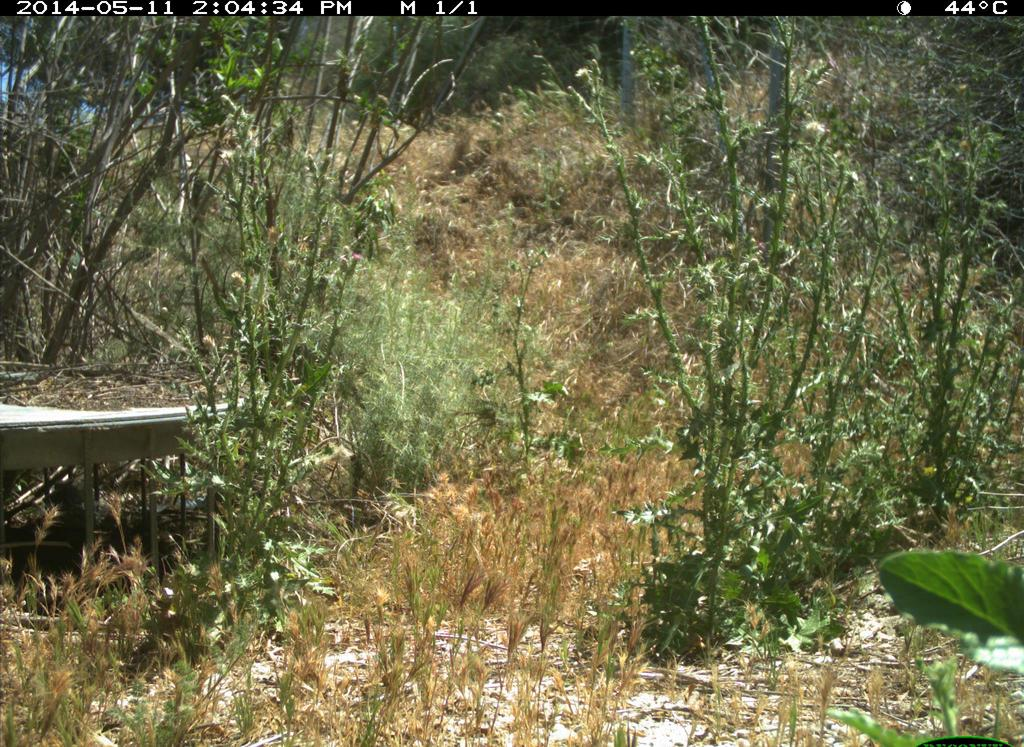
#> input picture input/train_test/5858c1d8-23d2-11e8-a6a3-ec086b02610b.jpg, 1024 x 747 px
$ python -i transform.py   (imports and definitions only)
#> lines starting #> are read from the running program, lines starting #| are printed output that depends on the picture
#> further down, picture is the input picture: shape (747, 1024, 3); mean B, G, R 73.1, 107, 108.5
import cv2


class CLACHE:
    """
    ref: https://docs.opencv.org/3.1.0/d5/daf/tutorial_py_histogram_equalization.html
    """
    def __init__(self):
        self.clahe = cv2.createCLAHE(clipLimit=2.0, tileGridSize=(16, 16))

    def __call__(self, train_img):
        # Color balancing
        img_lab = cv2.cvtColor(train_img, cv2.COLOR_BGR2Lab)
#> img_lab: shape (747, 1024, 3); mean of channels 0, 1, 2 112.2, 122.9, 147.1

        l, a, b = cv2.split(img_lab)
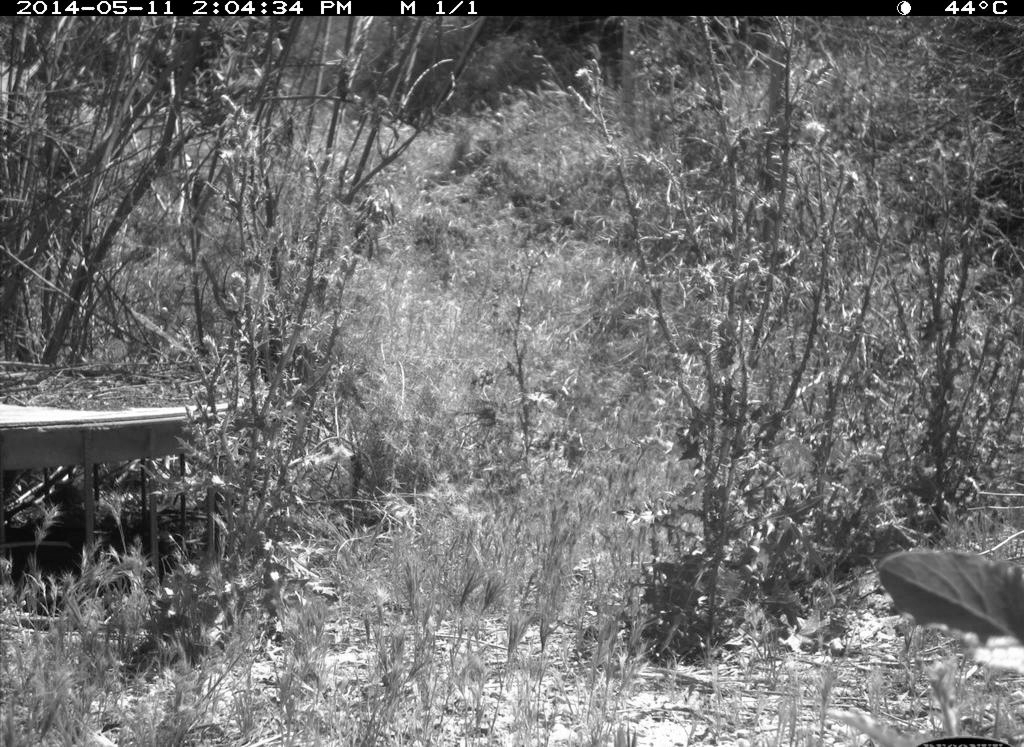
#> l: shape (747, 1024); min 0, max 255, mean 112.2
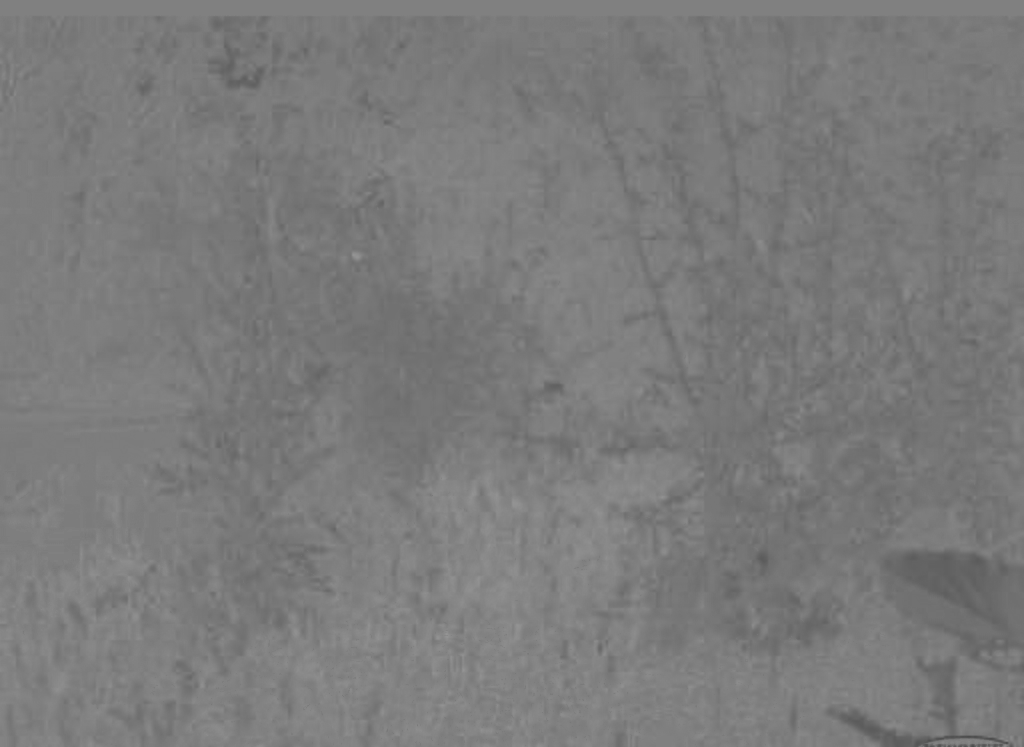
#> a: shape (747, 1024); min 76, max 149, mean 122.9
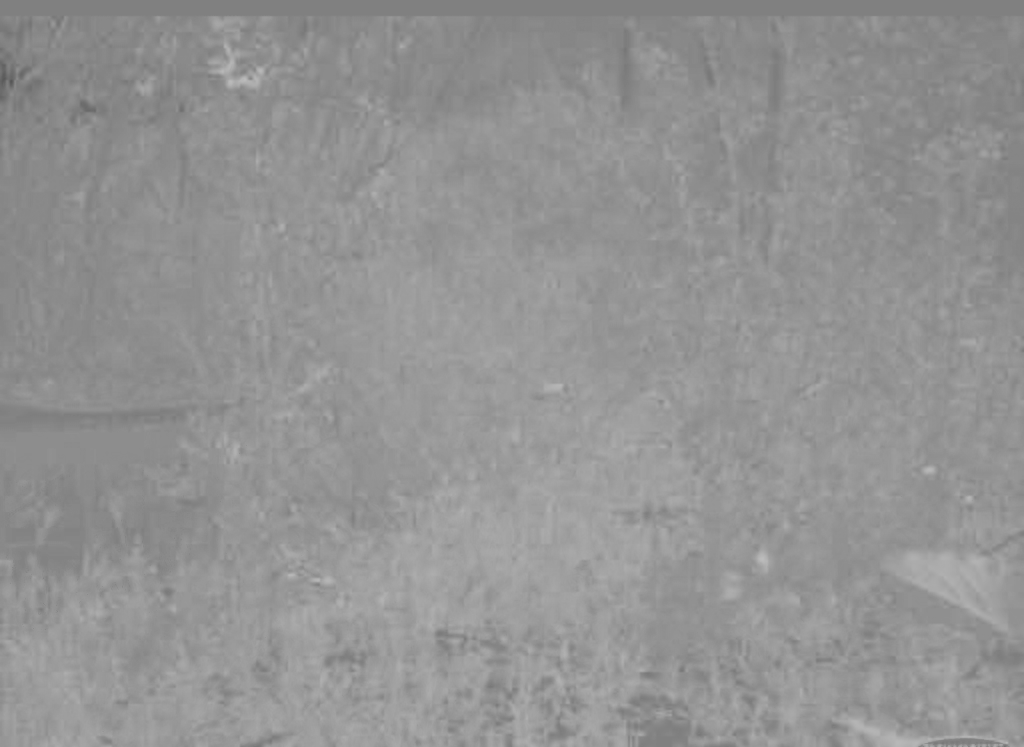
#> b: shape (747, 1024); min 86, max 188, mean 147.1
        img_l = self.clahe.apply(l)
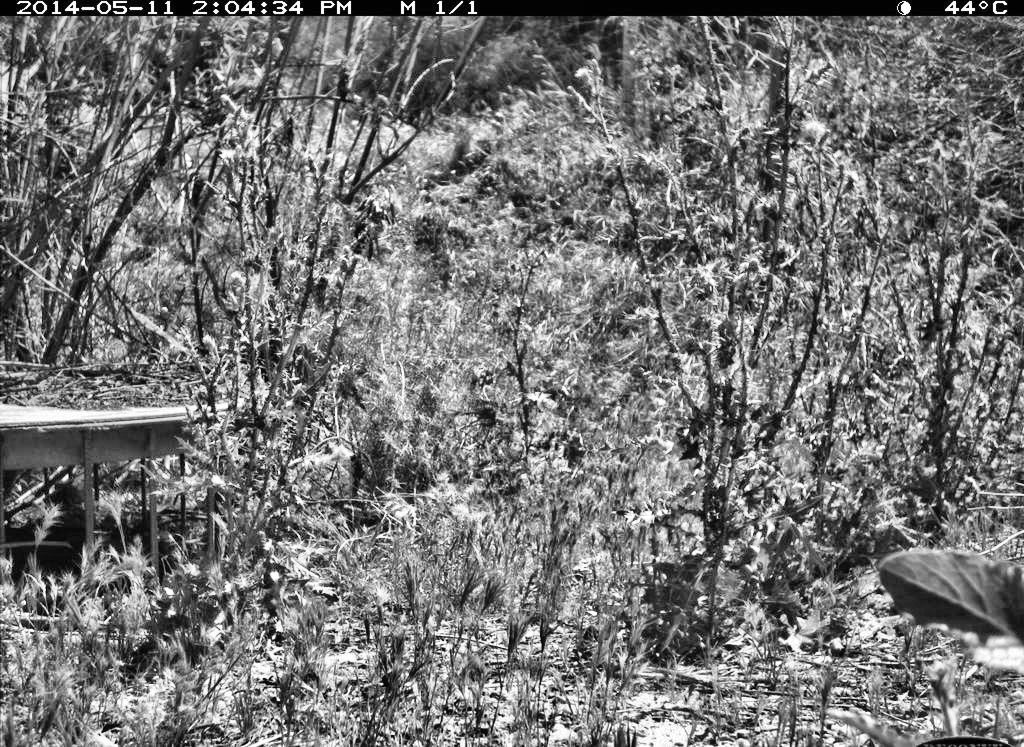
#> img_l: shape (747, 1024); min 1, max 255, mean 117.4
        img_clahe = cv2.merge((img_l, a, b))
#> img_clahe: shape (747, 1024, 3); mean of channels 0, 1, 2 117.4, 122.9, 147.1

        return cv2.cvtColor(img_clahe, cv2.COLOR_Lab2BGR)
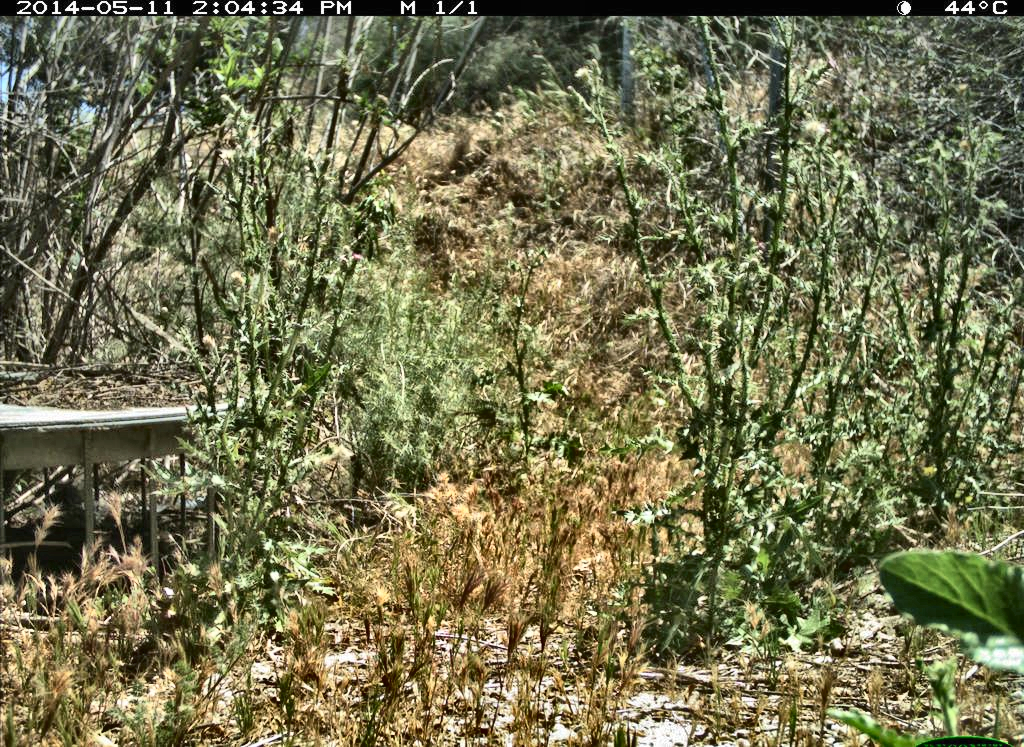
#> returned value: shape (747, 1024, 3); mean B, G, R 79.3, 113.4, 114.5


class SimpleWhiteBalancing:

    def __init__(self, p=0.4):
        self.wb = cv2.xphoto.createSimpleWB()
        self.wb.setP(p)

    def __call__(self, train_img):
        return self.wb.balanceWhite(train_img)


class WhiteBalancing:
    def __init__(self, sat_threshold=0.9):
        self.wb = cv2.xphoto.createGrayworldWB()
        self.wb.setSaturationThreshold(sat_threshold)

    def __call__(self, train_img):
        return self.wb.balanceWhite(train_img)


class WhiteBalancing2:
    def __init__(self, sat_threshold=0.99):
        self.wb = cv2.xphoto.createLearningBasedWB()
        self.wb.setSaturationThreshold(sat_threshold)

    def __call__(self, train_img):
        return self.wb.balanceWhite(train_img)

>>> import cv2
>>> picture = cv2.imread('input/train_test/5858c1d8-23d2-11e8-a6a3-ec086b02610b.jpg')
>>> result = CLACHE()(picture)

$ run again, on input/train_test/59c178d8-23d2-11e8-a6a3-ec086b02610b.jpg
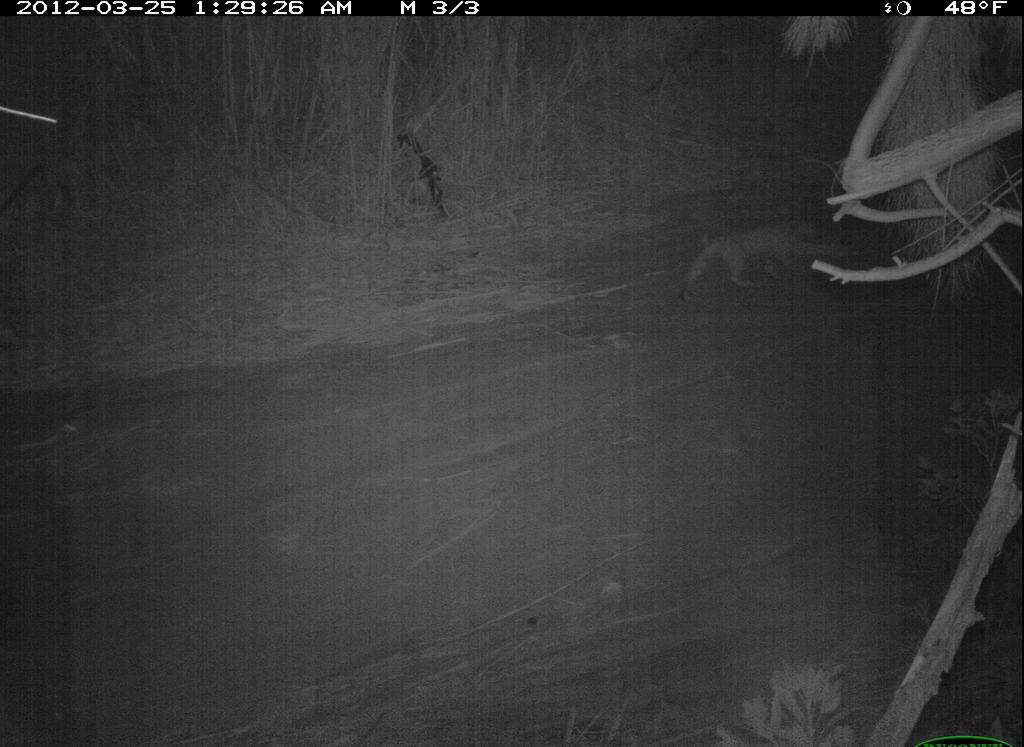
#> input picture input/train_test/59c178d8-23d2-11e8-a6a3-ec086b02610b.jpg, 1024 x 747 px
#> picture is the input picture: shape (747, 1024, 3); mean B, G, R 55.6, 55.7, 55.6
#> img_lab: shape (747, 1024, 3); mean of channels 0, 1, 2 59.2, 128, 128
#> in __call__, `img_l = self.clahe.apply(l)`:
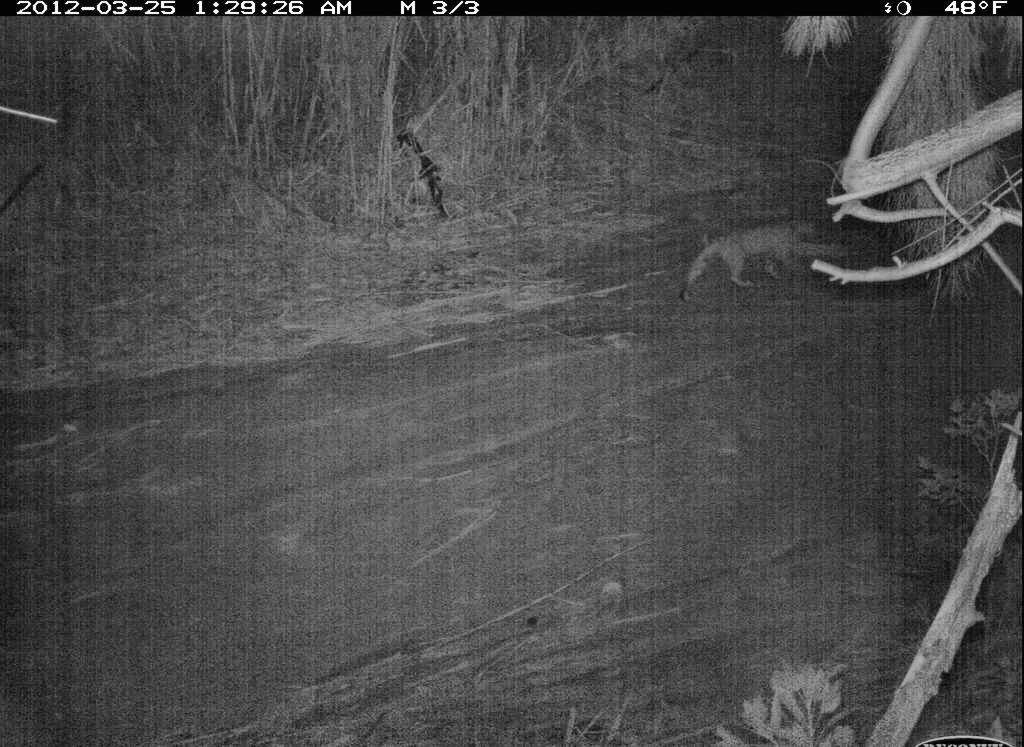
#> img_l: shape (747, 1024); min 2, max 255, mean 75.2
#> img_clahe: shape (747, 1024, 3); mean of channels 0, 1, 2 75.2, 128, 128

$ run again, on input/train_test/585c0319-23d2-11e8-a6a3-ec086b02610b.jpg
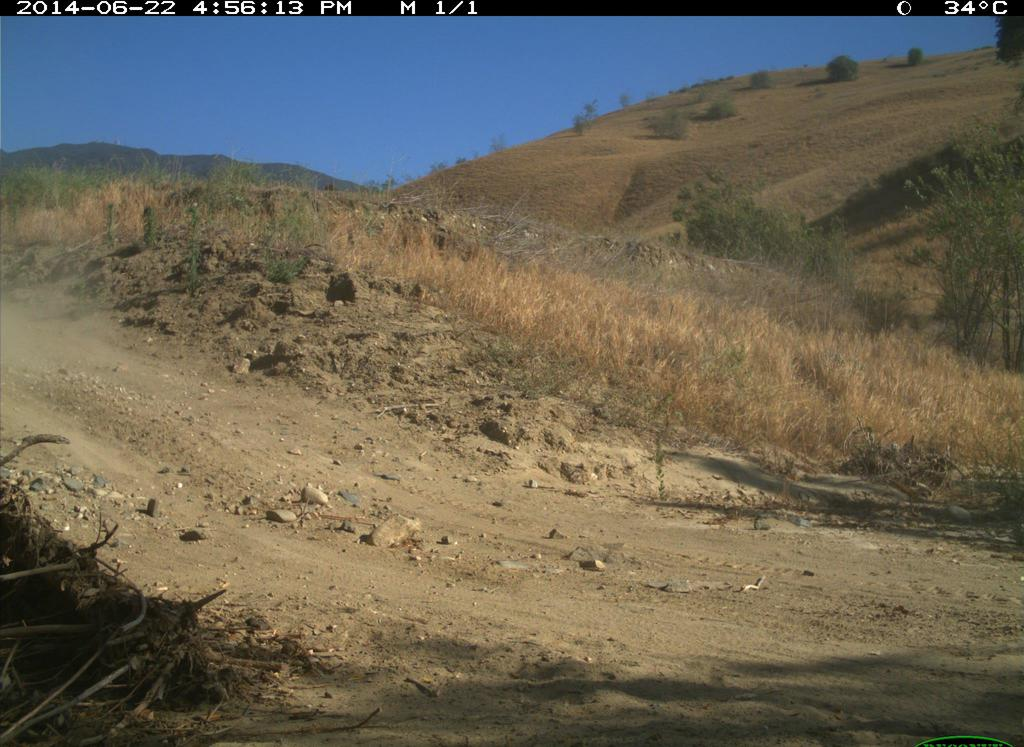
#> input picture input/train_test/585c0319-23d2-11e8-a6a3-ec086b02610b.jpg, 1024 x 747 px
#> picture is the input picture: shape (747, 1024, 3); mean B, G, R 86.6, 101.2, 106.6
#> img_lab: shape (747, 1024, 3); mean of channels 0, 1, 2 109.4, 129.2, 137.4
#> in __call__, `img_l = self.clahe.apply(l)`:
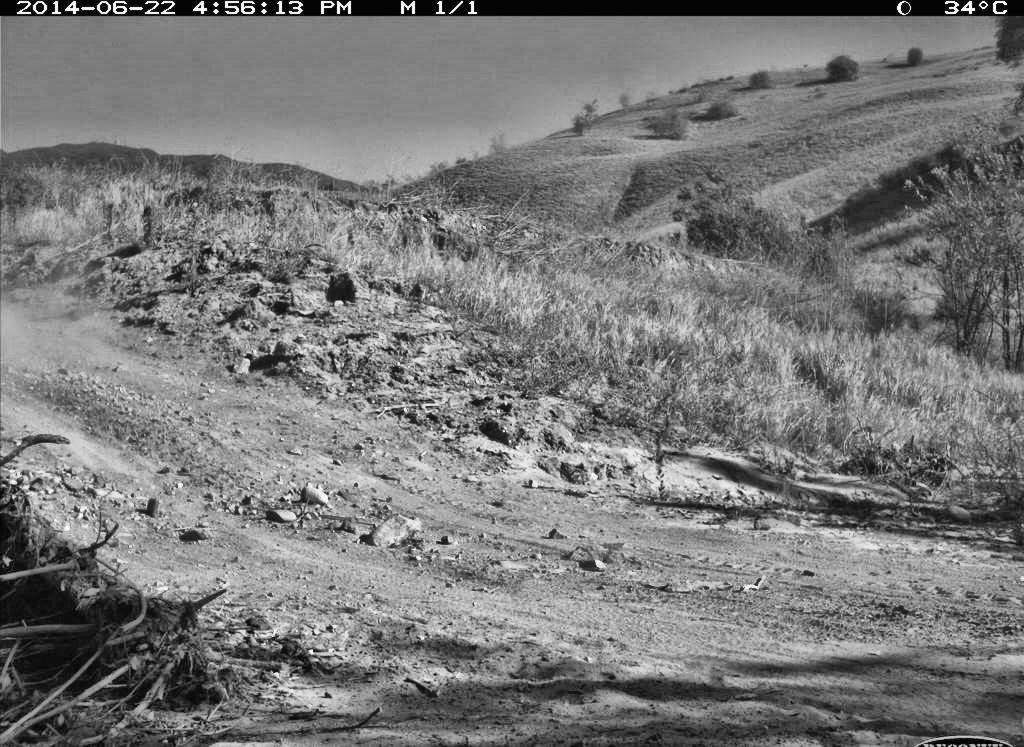
#> img_l: shape (747, 1024); min 1, max 255, mean 121.1
#> img_clahe: shape (747, 1024, 3); mean of channels 0, 1, 2 121.1, 129.2, 137.4
#> in __call__, `return cv2.cvtColor(img_clahe, cv2.COLOR_Lab2BGR)`:
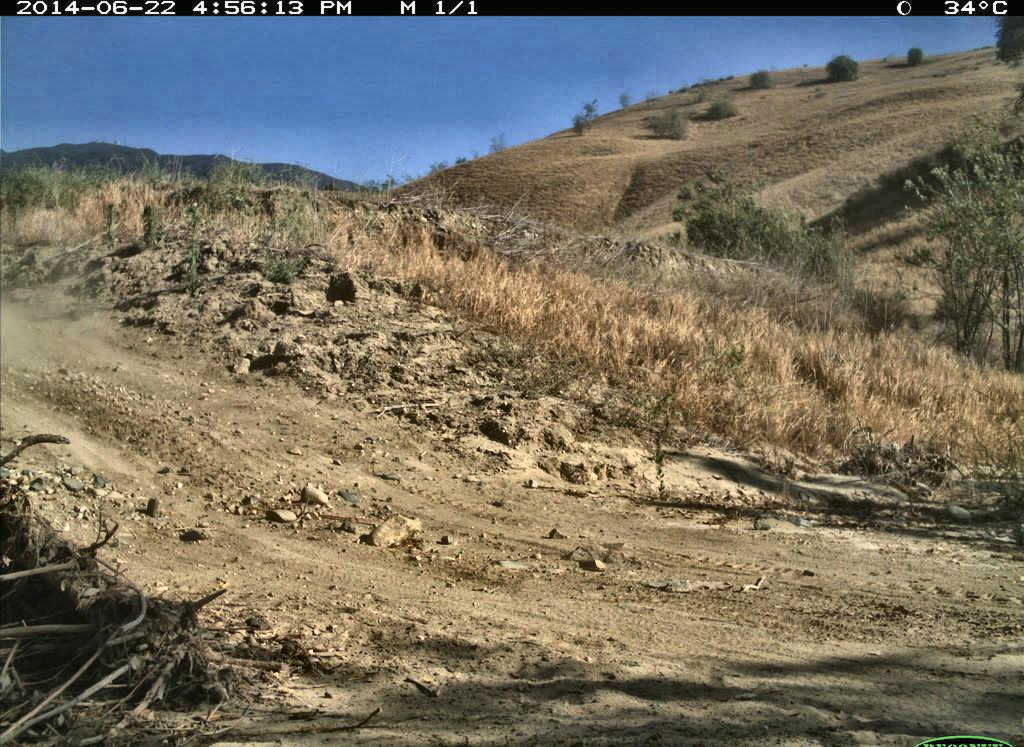
#> returned value: shape (747, 1024, 3); mean B, G, R 98.3, 113.2, 119
